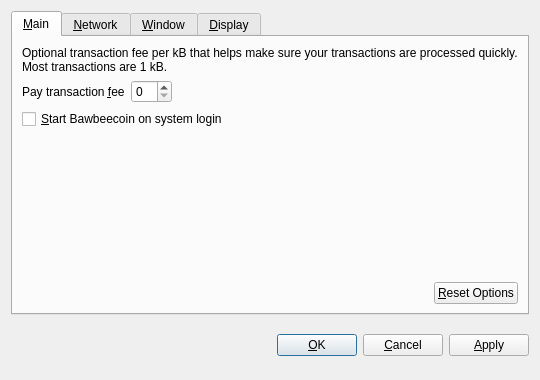
<?xml version="1.0" encoding="UTF-8"?>
<ui version="4.0">
 <class>OptionsDialog</class>
 <widget class="QDialog" name="OptionsDialog">
  <property name="geometry">
   <rect>
    <x>0</x>
    <y>0</y>
    <width>540</width>
    <height>380</height>
   </rect>
  </property>
  <property name="windowTitle">
   <string>Options</string>
  </property>
  <property name="modal">
   <bool>true</bool>
  </property>
  <layout class="QVBoxLayout" name="verticalLayout">
   <item>
    <widget class="QTabWidget" name="tabWidget">
     <property name="tabPosition">
      <enum>QTabWidget::North</enum>
     </property>
     <property name="currentIndex">
      <number>0</number>
     </property>
     <widget class="QWidget" name="tabMain">
      <attribute name="title">
       <string>&amp;Main</string>
      </attribute>
      <layout class="QVBoxLayout" name="verticalLayout_Main">
       <item>
        <widget class="QLabel" name="transactionFeeInfoLabel">
         <property name="text">
          <string>Optional transaction fee per kB that helps make sure your transactions are processed quickly. Most transactions are 1 kB.</string>
         </property>
         <property name="textFormat">
          <enum>Qt::PlainText</enum>
         </property>
         <property name="wordWrap">
          <bool>true</bool>
         </property>
        </widget>
       </item>
       <item>
        <layout class="QHBoxLayout" name="horizontalLayout_1_Main">
         <item>
          <widget class="QLabel" name="transactionFeeLabel">
           <property name="text">
            <string>Pay transaction &amp;fee</string>
           </property>
           <property name="textFormat">
            <enum>Qt::PlainText</enum>
           </property>
           <property name="buddy">
            <cstring>transactionFee</cstring>
           </property>
          </widget>
         </item>
         <item>
          <widget class="BitcoinAmountField" name="transactionFee"/>
         </item>
         <item>
          <spacer name="horizontalSpacer_1_Main">
           <property name="orientation">
            <enum>Qt::Horizontal</enum>
           </property>
           <property name="sizeHint" stdset="0">
            <size>
             <width>40</width>
             <height>20</height>
            </size>
           </property>
          </spacer>
         </item>
        </layout>
       </item>
       <item>
        <widget class="QCheckBox" name="bitcoinAtStartup">
         <property name="toolTip">
          <string>Automatically start Bawbeecoin after logging in to the system.</string>
         </property>
         <property name="text">
          <string>&amp;Start Bawbeecoin on system login</string>
         </property>
        </widget>
       </item>
       <item>
        <spacer name="verticalSpacer_Main">
         <property name="orientation">
          <enum>Qt::Vertical</enum>
         </property>
         <property name="sizeHint" stdset="0">
          <size>
           <width>20</width>
           <height>40</height>
          </size>
         </property>
        </spacer>
       </item>
       <item>
        <layout class="QHBoxLayout" name="horizontalLayout_2_Main">
         <item>
          <spacer name="horizontalSpacer_2_Main">
           <property name="orientation">
            <enum>Qt::Horizontal</enum>
           </property>
           <property name="sizeHint" stdset="0">
            <size>
             <width>40</width>
             <height>20</height>
            </size>
           </property>
          </spacer>
         </item>
         <item>
          <widget class="QPushButton" name="resetButton">
           <property name="toolTip">
            <string>Reset all client options to default.</string>
           </property>
           <property name="text">
            <string>&amp;Reset Options</string>
           </property>
           <property name="autoDefault">
            <bool>false</bool>
           </property>
          </widget>
         </item>
        </layout>
       </item>
      </layout>
     </widget>
     <widget class="QWidget" name="tabNetwork">
      <attribute name="title">
       <string>&amp;Network</string>
      </attribute>
      <layout class="QVBoxLayout" name="verticalLayout_Network">
       <item>
        <widget class="QCheckBox" name="mapPortUpnp">
         <property name="toolTip">
          <string>Automatically open the Bawbeecoin client port on the router. This only works when your router supports UPnP and it is enabled.</string>
         </property>
         <property name="text">
          <string>Map port using &amp;UPnP</string>
         </property>
        </widget>
       </item>
       <item>
        <widget class="QCheckBox" name="connectSocks">
         <property name="toolTip">
          <string>Connect to the Bawbeecoin network through a SOCKS proxy (e.g. when connecting through Tor).</string>
         </property>
         <property name="text">
          <string>&amp;Connect through SOCKS proxy:</string>
         </property>
        </widget>
       </item>
       <item>
        <layout class="QHBoxLayout" name="horizontalLayout_Network">
         <item>
          <widget class="QLabel" name="proxyIpLabel">
           <property name="text">
            <string>Proxy &amp;IP:</string>
           </property>
           <property name="textFormat">
            <enum>Qt::PlainText</enum>
           </property>
           <property name="buddy">
            <cstring>proxyIp</cstring>
           </property>
          </widget>
         </item>
         <item>
          <widget class="QValidatedLineEdit" name="proxyIp">
           <property name="maximumSize">
            <size>
             <width>140</width>
             <height>16777215</height>
            </size>
           </property>
           <property name="toolTip">
            <string>IP address of the proxy (e.g. 127.0.0.1)</string>
           </property>
          </widget>
         </item>
         <item>
          <widget class="QLabel" name="proxyPortLabel">
           <property name="text">
            <string>&amp;Port:</string>
           </property>
           <property name="textFormat">
            <enum>Qt::PlainText</enum>
           </property>
           <property name="buddy">
            <cstring>proxyPort</cstring>
           </property>
          </widget>
         </item>
         <item>
          <widget class="QLineEdit" name="proxyPort">
           <property name="maximumSize">
            <size>
             <width>55</width>
             <height>16777215</height>
            </size>
           </property>
           <property name="toolTip">
            <string>Port of the proxy (e.g. 9050)</string>
           </property>
          </widget>
         </item>
         <item>
          <widget class="QLabel" name="socksVersionLabel">
           <property name="text">
            <string>SOCKS &amp;Version:</string>
           </property>
           <property name="textFormat">
            <enum>Qt::PlainText</enum>
           </property>
           <property name="buddy">
            <cstring>socksVersion</cstring>
           </property>
          </widget>
         </item>
         <item>
          <widget class="QValueComboBox" name="socksVersion">
           <property name="toolTip">
            <string>SOCKS version of the proxy (e.g. 5)</string>
           </property>
          </widget>
         </item>
         <item>
          <spacer name="horizontalSpacer_Network">
           <property name="orientation">
            <enum>Qt::Horizontal</enum>
           </property>
           <property name="sizeHint" stdset="0">
            <size>
             <width>40</width>
             <height>20</height>
            </size>
           </property>
          </spacer>
         </item>
        </layout>
       </item>
       <item>
        <spacer name="verticalSpacer_Network">
         <property name="orientation">
          <enum>Qt::Vertical</enum>
         </property>
         <property name="sizeHint" stdset="0">
          <size>
           <width>20</width>
           <height>40</height>
          </size>
         </property>
        </spacer>
       </item>
      </layout>
     </widget>
     <widget class="QWidget" name="tabWindow">
      <attribute name="title">
       <string>&amp;Window</string>
      </attribute>
      <layout class="QVBoxLayout" name="verticalLayout_Window">
       <item>
        <widget class="QCheckBox" name="minimizeToTray">
         <property name="toolTip">
          <string>Show only a tray icon after minimizing the window.</string>
         </property>
         <property name="text">
          <string>&amp;Minimize to the tray instead of the taskbar</string>
         </property>
        </widget>
       </item>
       <item>
        <widget class="QCheckBox" name="minimizeOnClose">
         <property name="toolTip">
          <string>Minimize instead of exit the application when the window is closed. When this option is enabled, the application will be closed only after selecting Quit in the menu.</string>
         </property>
         <property name="text">
          <string>M&amp;inimize on close</string>
         </property>
        </widget>
       </item>
       <item>
        <spacer name="verticalSpacer_Window">
         <property name="orientation">
          <enum>Qt::Vertical</enum>
         </property>
         <property name="sizeHint" stdset="0">
          <size>
           <width>20</width>
           <height>40</height>
          </size>
         </property>
        </spacer>
       </item>
      </layout>
     </widget>
     <widget class="QWidget" name="tabDisplay">
      <attribute name="title">
       <string>&amp;Display</string>
      </attribute>
      <layout class="QVBoxLayout" name="verticalLayout_Display">
       <item>
        <layout class="QHBoxLayout" name="horizontalLayout_1_Display">
         <item>
          <widget class="QLabel" name="langLabel">
           <property name="text">
            <string>User Interface &amp;language:</string>
           </property>
           <property name="textFormat">
            <enum>Qt::PlainText</enum>
           </property>
           <property name="buddy">
            <cstring>lang</cstring>
           </property>
          </widget>
         </item>
         <item>
          <widget class="QValueComboBox" name="lang">
           <property name="toolTip">
            <string>The user interface language can be set here. This setting will take effect after restarting Bawbeecoin.</string>
           </property>
          </widget>
         </item>
        </layout>
       </item>
       <item>
        <layout class="QHBoxLayout" name="horizontalLayout_2_Display">
         <item>
          <widget class="QLabel" name="unitLabel">
           <property name="text">
            <string>&amp;Unit to show amounts in:</string>
           </property>
           <property name="textFormat">
            <enum>Qt::PlainText</enum>
           </property>
           <property name="buddy">
            <cstring>unit</cstring>
           </property>
          </widget>
         </item>
         <item>
          <widget class="QValueComboBox" name="unit">
           <property name="toolTip">
            <string>Choose the default subdivision unit to show in the interface and when sending coins.</string>
           </property>
          </widget>
         </item>
        </layout>
       </item>
       <item>
        <widget class="QCheckBox" name="displayAddresses">
         <property name="toolTip">
          <string>Whether to show Bawbeecoin addresses in the transaction list or not.</string>
         </property>
         <property name="text">
          <string>&amp;Display addresses in transaction list</string>
         </property>
        </widget>
       </item>
       <item>
        <widget class="QCheckBox" name="coinControlFeatures">
         <property name="toolTip">
          <string>Whether to show coin control features or not.</string>
         </property>
         <property name="text">
          <string>Display coin &amp;control features (experts only!)</string>
         </property>
        </widget>
       </item>
       <item>
        <spacer name="verticalSpacer_Display">
         <property name="orientation">
          <enum>Qt::Vertical</enum>
         </property>
         <property name="sizeHint" stdset="0">
          <size>
           <width>20</width>
           <height>40</height>
          </size>
         </property>
        </spacer>
       </item>
      </layout>
     </widget>
    </widget>
   </item>
   <item>
    <layout class="QHBoxLayout" name="horizontalLayout_Buttons">
     <item>
      <spacer name="horizontalSpacer_1">
       <property name="orientation">
        <enum>Qt::Horizontal</enum>
       </property>
       <property name="sizeHint" stdset="0">
        <size>
         <width>40</width>
         <height>48</height>
        </size>
       </property>
      </spacer>
     </item>
     <item>
      <widget class="QLabel" name="statusLabel">
       <property name="font">
        <font>
         <weight>75</weight>
         <bold>true</bold>
        </font>
       </property>
       <property name="text">
        <string/>
       </property>
       <property name="textFormat">
        <enum>Qt::PlainText</enum>
       </property>
       <property name="wordWrap">
        <bool>true</bool>
       </property>
      </widget>
     </item>
     <item>
      <spacer name="horizontalSpacer_2">
       <property name="orientation">
        <enum>Qt::Horizontal</enum>
       </property>
       <property name="sizeHint" stdset="0">
        <size>
         <width>40</width>
         <height>48</height>
        </size>
       </property>
      </spacer>
     </item>
     <item>
      <widget class="QPushButton" name="okButton">
       <property name="text">
        <string>&amp;OK</string>
       </property>
      </widget>
     </item>
     <item>
      <widget class="QPushButton" name="cancelButton">
       <property name="text">
        <string>&amp;Cancel</string>
       </property>
       <property name="autoDefault">
        <bool>false</bool>
       </property>
      </widget>
     </item>
     <item>
      <widget class="QPushButton" name="applyButton">
       <property name="text">
        <string>&amp;Apply</string>
       </property>
       <property name="autoDefault">
        <bool>false</bool>
       </property>
      </widget>
     </item>
    </layout>
   </item>
  </layout>
 </widget>
 <customwidgets>
  <customwidget>
   <class>BitcoinAmountField</class>
   <extends>QSpinBox</extends>
   <header>bitcoinamountfield.h</header>
  </customwidget>
  <customwidget>
   <class>QValueComboBox</class>
   <extends>QComboBox</extends>
   <header>qvaluecombobox.h</header>
  </customwidget>
  <customwidget>
   <class>QValidatedLineEdit</class>
   <extends>QLineEdit</extends>
   <header>qvalidatedlineedit.h</header>
  </customwidget>
 </customwidgets>
 <resources/>
 <connections/>
</ui>
